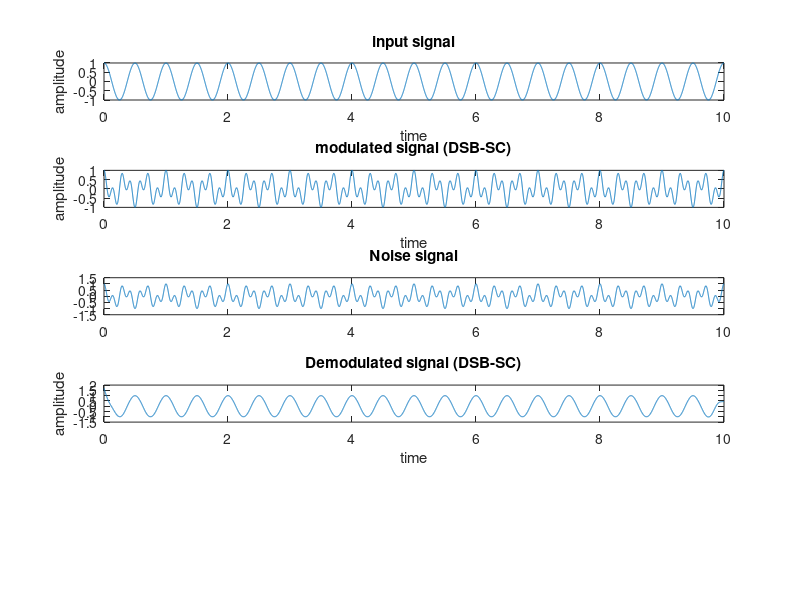

Reproduce this figure in MATLAB.
clc;
clear;
fs=1000;
t=(0:1/fs:10);
fm=2;
fc=5;

%Input signal
x = cos(2*pi*fm*t);
subplot(5,1,1)
plot(t,x);
%axis([0 1 -1 1])
title('input signal')
xlabel('time')
ylabel('amplitude')


%modulated signal
s2=x.*cos(2*pi*fc*t);
subplot(5,1,2)
plot(t,s2);
%axis([0 1 -1 1])
title('modulated signal (DSB-SC)')
xlabel('time')
ylabel('amplitude')


% Modulated signal added to Noise Signal
N = awgn(s2,70); %%Noise Signal
subplot(5,1,3);
plot(t,N);
title('Noise signal');
 
%Demodulated Signal With noise
s4 = amdemod(N,fc,fs);
subplot(5,1,4)
plot(t,s4);
%axis([0 1 -1 1])
title('Demodulated signal (DSB-SC)')
xlabel('time')
ylabel('amplitude')

